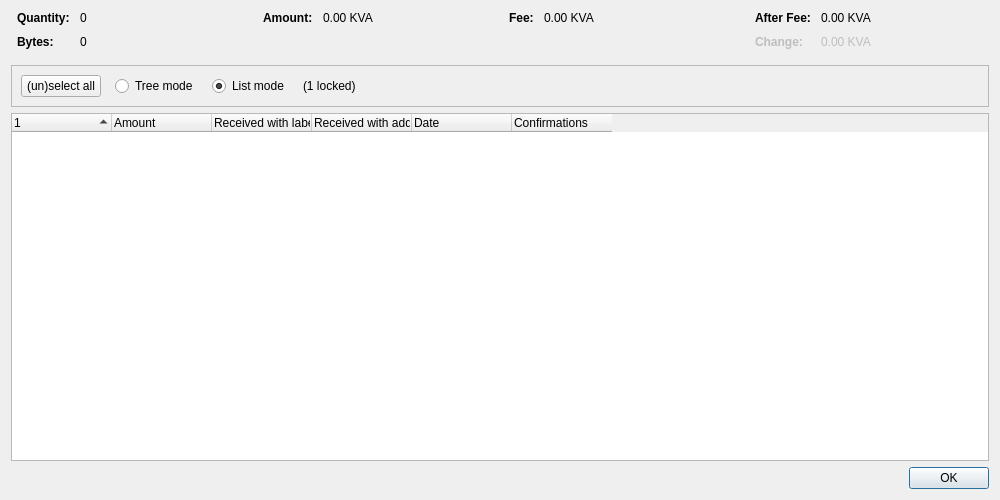
<?xml version="1.0" encoding="UTF-8"?>
<ui version="4.0">
 <class>CoinControlDialog</class>
 <widget class="QDialog" name="CoinControlDialog">
  <property name="geometry">
   <rect>
    <x>0</x>
    <y>0</y>
    <width>1000</width>
    <height>500</height>
   </rect>
  </property>
  <property name="windowTitle">
   <string>Coin Selection</string>
  </property>
  <layout class="QVBoxLayout" name="verticalLayout">
   <item>
    <layout class="QHBoxLayout" name="horizontalLayoutTop" stretch="0,0,0,0">
     <property name="topMargin">
      <number>0</number>
     </property>
     <property name="bottomMargin">
      <number>10</number>
     </property>
     <item>
      <layout class="QFormLayout" name="formLayoutCoinControl1">
       <property name="labelAlignment">
        <set>Qt::AlignLeft|Qt::AlignVCenter</set>
       </property>
       <property name="horizontalSpacing">
        <number>10</number>
       </property>
       <property name="verticalSpacing">
        <number>10</number>
       </property>
       <property name="leftMargin">
        <number>6</number>
       </property>
       <property name="rightMargin">
        <number>6</number>
       </property>
       <item row="0" column="0">
        <widget class="QLabel" name="labelCoinControlQuantityText">
         <property name="font">
          <font>
           <weight>75</weight>
           <bold>true</bold>
          </font>
         </property>
         <property name="text">
          <string>Quantity:</string>
         </property>
        </widget>
       </item>
       <item row="0" column="1">
        <widget class="QLabel" name="labelCoinControlQuantity">
         <property name="cursor">
          <cursorShape>IBeamCursor</cursorShape>
         </property>
         <property name="contextMenuPolicy">
          <enum>Qt::ActionsContextMenu</enum>
         </property>
         <property name="text">
          <string notr="true">0</string>
         </property>
         <property name="textInteractionFlags">
          <set>Qt::LinksAccessibleByMouse|Qt::TextSelectableByKeyboard|Qt::TextSelectableByMouse</set>
         </property>
        </widget>
       </item>
       <item row="1" column="0">
        <widget class="QLabel" name="labelCoinControlBytesText">
         <property name="font">
          <font>
           <weight>75</weight>
           <bold>true</bold>
          </font>
         </property>
         <property name="text">
          <string>Bytes:</string>
         </property>
        </widget>
       </item>
       <item row="1" column="1">
        <widget class="QLabel" name="labelCoinControlBytes">
         <property name="cursor">
          <cursorShape>IBeamCursor</cursorShape>
         </property>
         <property name="contextMenuPolicy">
          <enum>Qt::ActionsContextMenu</enum>
         </property>
         <property name="text">
          <string notr="true">0</string>
         </property>
         <property name="textInteractionFlags">
          <set>Qt::LinksAccessibleByMouse|Qt::TextSelectableByKeyboard|Qt::TextSelectableByMouse</set>
         </property>
        </widget>
       </item>
      </layout>
     </item>
     <item>
      <layout class="QFormLayout" name="formLayoutCoinControl2">
       <property name="horizontalSpacing">
        <number>10</number>
       </property>
       <property name="verticalSpacing">
        <number>10</number>
       </property>
       <property name="leftMargin">
        <number>6</number>
       </property>
       <property name="rightMargin">
        <number>6</number>
       </property>
       <item row="0" column="0">
        <widget class="QLabel" name="labelCoinControlAmountText">
         <property name="font">
          <font>
           <weight>75</weight>
           <bold>true</bold>
          </font>
         </property>
         <property name="text">
          <string>Amount:</string>
         </property>
        </widget>
       </item>
       <item row="0" column="1">
        <widget class="QLabel" name="labelCoinControlAmount">
         <property name="cursor">
          <cursorShape>IBeamCursor</cursorShape>
         </property>
         <property name="contextMenuPolicy">
          <enum>Qt::ActionsContextMenu</enum>
         </property>
         <property name="text">
          <string notr="true">0.00 KVA</string>
         </property>
         <property name="textInteractionFlags">
          <set>Qt::LinksAccessibleByMouse|Qt::TextSelectableByKeyboard|Qt::TextSelectableByMouse</set>
         </property>
        </widget>
       </item>
      </layout>
     </item>
     <item>
      <layout class="QFormLayout" name="formLayoutCoinControl3">
       <property name="horizontalSpacing">
        <number>10</number>
       </property>
       <property name="verticalSpacing">
        <number>10</number>
       </property>
       <property name="leftMargin">
        <number>6</number>
       </property>
       <property name="rightMargin">
        <number>6</number>
       </property>
       <item row="0" column="0">
        <widget class="QLabel" name="labelCoinControlFeeText">
         <property name="font">
          <font>
           <weight>75</weight>
           <bold>true</bold>
          </font>
         </property>
         <property name="text">
          <string>Fee:</string>
         </property>
        </widget>
       </item>
       <item row="0" column="1">
        <widget class="QLabel" name="labelCoinControlFee">
         <property name="cursor">
          <cursorShape>IBeamCursor</cursorShape>
         </property>
         <property name="contextMenuPolicy">
          <enum>Qt::ActionsContextMenu</enum>
         </property>
         <property name="text">
          <string notr="true">0.00 KVA</string>
         </property>
         <property name="textInteractionFlags">
          <set>Qt::LinksAccessibleByMouse|Qt::TextSelectableByKeyboard|Qt::TextSelectableByMouse</set>
         </property>
        </widget>
       </item>
      </layout>
     </item>
     <item>
      <layout class="QFormLayout" name="formLayoutCoinControl4">
       <property name="labelAlignment">
        <set>Qt::AlignLeft|Qt::AlignVCenter</set>
       </property>
       <property name="horizontalSpacing">
        <number>10</number>
       </property>
       <property name="verticalSpacing">
        <number>10</number>
       </property>
       <property name="leftMargin">
        <number>6</number>
       </property>
       <property name="rightMargin">
        <number>6</number>
       </property>
       <item row="0" column="0">
        <widget class="QLabel" name="labelCoinControlAfterFeeText">
         <property name="font">
          <font>
           <weight>75</weight>
           <bold>true</bold>
          </font>
         </property>
         <property name="text">
          <string>After Fee:</string>
         </property>
        </widget>
       </item>
       <item row="0" column="1">
        <widget class="QLabel" name="labelCoinControlAfterFee">
         <property name="cursor">
          <cursorShape>IBeamCursor</cursorShape>
         </property>
         <property name="contextMenuPolicy">
          <enum>Qt::ActionsContextMenu</enum>
         </property>
         <property name="text">
          <string notr="true">0.00 KVA</string>
         </property>
         <property name="textInteractionFlags">
          <set>Qt::LinksAccessibleByMouse|Qt::TextSelectableByKeyboard|Qt::TextSelectableByMouse</set>
         </property>
        </widget>
       </item>
       <item row="1" column="0">
        <widget class="QLabel" name="labelCoinControlChangeText">
         <property name="enabled">
          <bool>false</bool>
         </property>
         <property name="font">
          <font>
           <weight>75</weight>
           <bold>true</bold>
          </font>
         </property>
         <property name="text">
          <string>Change:</string>
         </property>
        </widget>
       </item>
       <item row="1" column="1">
        <widget class="QLabel" name="labelCoinControlChange">
         <property name="enabled">
          <bool>false</bool>
         </property>
         <property name="cursor">
          <cursorShape>IBeamCursor</cursorShape>
         </property>
         <property name="contextMenuPolicy">
          <enum>Qt::ActionsContextMenu</enum>
         </property>
         <property name="text">
          <string notr="true">0.00 KVA</string>
         </property>
         <property name="textInteractionFlags">
          <set>Qt::LinksAccessibleByMouse|Qt::TextSelectableByKeyboard|Qt::TextSelectableByMouse</set>
         </property>
        </widget>
       </item>
      </layout>
     </item>
    </layout>
   </item>
   <item>
    <widget class="QFrame" name="frame">
     <property name="minimumSize">
      <size>
       <width>0</width>
       <height>40</height>
      </size>
     </property>
     <property name="frameShape">
      <enum>QFrame::StyledPanel</enum>
     </property>
     <property name="frameShadow">
      <enum>QFrame::Sunken</enum>
     </property>
     <layout class="QHBoxLayout" name="horizontalLayout">
      <item>
       <layout class="QHBoxLayout" name="horizontalLayoutPanel" stretch="0,0,0,0,0">
        <property name="spacing">
         <number>14</number>
        </property>
        <item>
         <widget class="QPushButton" name="pushButtonSelectAll">
          <property name="sizePolicy">
           <sizepolicy hsizetype="Maximum" vsizetype="Fixed">
            <horstretch>0</horstretch>
            <verstretch>0</verstretch>
           </sizepolicy>
          </property>
          <property name="text">
           <string>(un)select all</string>
          </property>
          <property name="autoDefault">
           <bool>false</bool>
          </property>
         </widget>
        </item>
        <item>
         <widget class="QRadioButton" name="radioTreeMode">
          <property name="sizePolicy">
           <sizepolicy hsizetype="Maximum" vsizetype="Fixed">
            <horstretch>0</horstretch>
            <verstretch>0</verstretch>
           </sizepolicy>
          </property>
          <property name="text">
           <string>Tree mode</string>
          </property>
         </widget>
        </item>
        <item>
         <widget class="QRadioButton" name="radioListMode">
          <property name="sizePolicy">
           <sizepolicy hsizetype="Maximum" vsizetype="Fixed">
            <horstretch>0</horstretch>
            <verstretch>0</verstretch>
           </sizepolicy>
          </property>
          <property name="text">
           <string>List mode</string>
          </property>
          <property name="checked">
           <bool>true</bool>
          </property>
         </widget>
        </item>
        <item>
         <widget class="QLabel" name="labelLocked">
          <property name="text">
           <string notr="true">(1 locked)</string>
          </property>
         </widget>
        </item>
        <item>
         <spacer name="horizontalSpacer">
          <property name="orientation">
           <enum>Qt::Horizontal</enum>
          </property>
          <property name="sizeHint" stdset="0">
           <size>
            <width>40</width>
            <height>20</height>
           </size>
          </property>
         </spacer>
        </item>
       </layout>
      </item>
     </layout>
    </widget>
   </item>
   <item>
    <widget class="CoinControlTreeWidget" name="treeWidget">
     <property name="contextMenuPolicy">
      <enum>Qt::CustomContextMenu</enum>
     </property>
     <property name="sortingEnabled">
      <bool>false</bool>
     </property>
     <property name="columnCount">
      <number>6</number>
     </property>
     <attribute name="headerShowSortIndicator" stdset="0">
      <bool>true</bool>
     </attribute>
     <attribute name="headerStretchLastSection">
      <bool>false</bool>
     </attribute>
     <column>
      <property name="text">
       <string/>
      </property>
     </column>
     <column>
      <property name="text">
       <string>Amount</string>
      </property>
     </column>
     <column>
      <property name="text">
       <string>Received with label</string>
      </property>
     </column>
     <column>
      <property name="text">
       <string>Received with address</string>
      </property>
     </column>
     <column>
      <property name="text">
       <string>Date</string>
      </property>
     </column>
     <column>
      <property name="text">
       <string>Confirmations</string>
      </property>
      <property name="toolTip">
       <string>Confirmed</string>
      </property>
     </column>
     <column>
      <property name="text">
       <string/>
      </property>
     </column>
     <column>
      <property name="text">
       <string/>
      </property>
     </column>
     <column>
      <property name="text">
       <string/>
      </property>
     </column>
     <column>
      <property name="text">
       <string/>
      </property>
     </column>
    </widget>
   </item>
   <item>
    <widget class="QDialogButtonBox" name="buttonBox">
     <property name="orientation">
      <enum>Qt::Horizontal</enum>
     </property>
     <property name="standardButtons">
      <set>QDialogButtonBox::Ok</set>
     </property>
    </widget>
   </item>
  </layout>
 </widget>
 <customwidgets>
  <customwidget>
   <class>CoinControlTreeWidget</class>
   <extends>QTreeWidget</extends>
   <header>qt/coincontroltreewidget.h</header>
  </customwidget>
 </customwidgets>
 <resources/>
 <connections/>
</ui>
